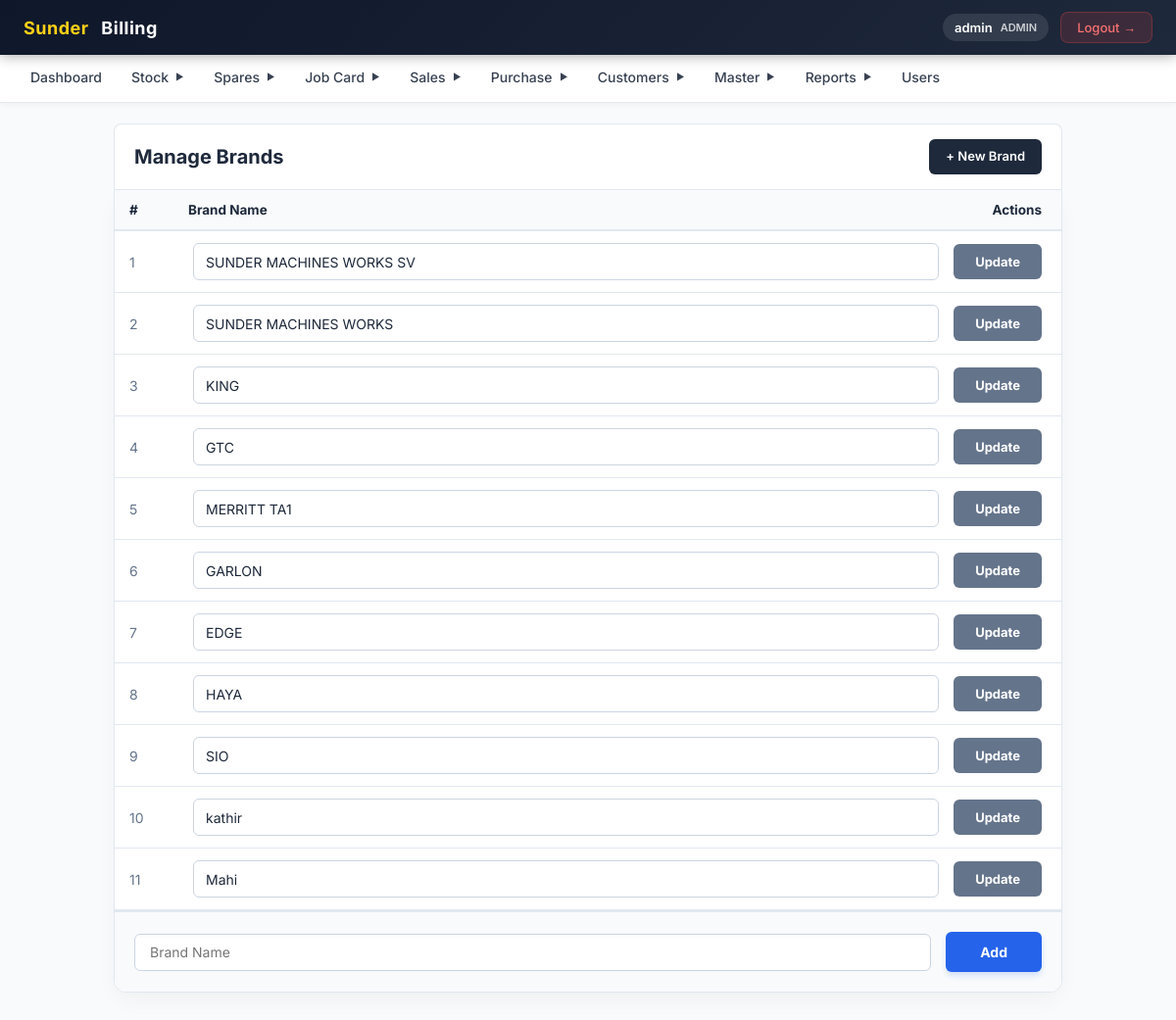
The app's page /brand/list.php (signed in), older data.
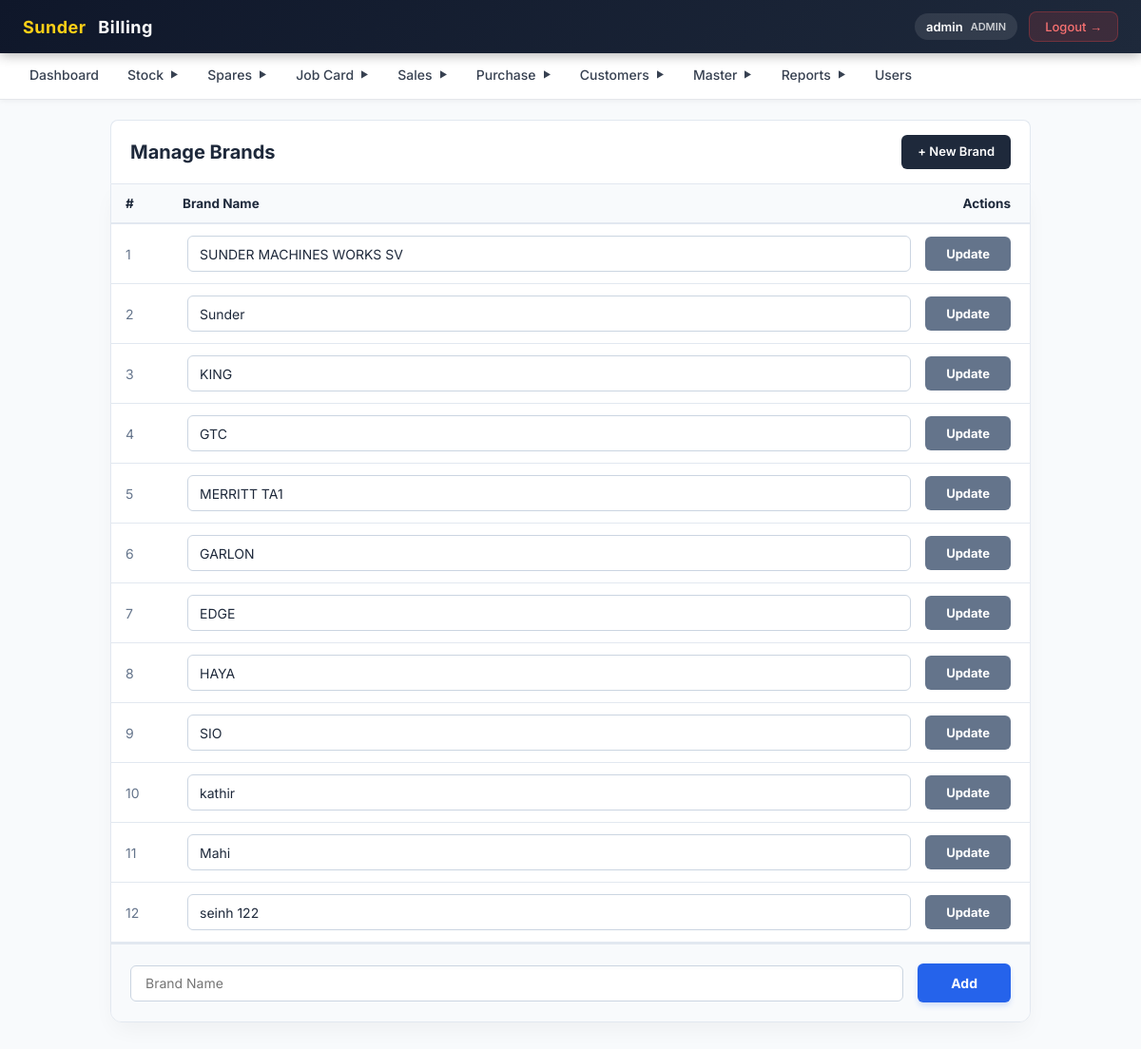
The same page, newer data.
### tables this page shows
CREATE TABLE `brand` (
  `id` bigint NOT NULL AUTO_INCREMENT,
  `createdBy` varchar(255) DEFAULT NULL,
  `createdOn` datetime(6) DEFAULT NULL,
  `modifiedBy` varchar(255) DEFAULT NULL,
  `modifiedOn` datetime(6) DEFAULT NULL,
  `brandName` varchar(255) NOT NULL,
  PRIMARY KEY (`id`),
  UNIQUE KEY `UK_8mw73aryipaafhvqpgt1ioud4` (`brandName`)
);

### brand/list.php (the view, shortened to what this page needs)
<?php
require_once("../config/db.php");
include("../includes/header.php");
$brands = mysqli_query($conn, "SELECT * FROM brand ORDER BY id ASC");
?>
<div class="erp-container" style="max-width: 1000px; width: 100%; margin: 0 auto;">
    <div class="erp-header-bar">
        <div class="erp-header-title">Manage Brands</div>
        <div class="erp-header-actions">
            <button type="button" onclick="openAddModal()" class="btn-erp btn-erp-new">+ New Brand</button>
        </div>
    </div>
    <div class="erp-table-box" style="overflow-x: auto;">
        <table class="erp-table" style="width: 100%;">
            <thead>
                <tr>
                    <th style="width: 60px; padding: 12px 15px;">#</th>
                    <th style="padding: 12px 15px;">Brand Name</th>
                    <th style="text-align: right; width: 140px; padding: 12px 20px;">Actions</th>
                </tr>
            </thead>
            <tbody>
                <?php $i = 1;
                while ($brand = mysqli_fetch_assoc($brands)): ?>
                    <tr style="border-bottom: 1px solid #f1f5f9; transition: background 0.15s;"
                        onmouseover="this.style.background='#fbfcfe'" onmouseout="this.style.background='white'">
                        <td style="padding: 12px 15px; color: #64748b; font-size: 14px; width: 60px;"><?= $i++ ?></td>
                        <td colspan="2" style="padding: 12px 20px;">
                            <form action="list.php" method="POST"
                                style="display: flex; gap: 15px; width: 100%; align-items: center;">
                                <input type="text" name="brandName" value="<?= htmlspecialchars($brand['brandName']) ?>"
                                    required
                                    style="flex: 1; min-width: 0; border: 1.5px solid #cbd5e1; border-radius: 6px; padding: 8px 12px; font-size: 14px; background: #fff; transition: 0.2s;">
                                <button type="submit"
                                    style="background: #64748b; color: #fff; border: none; padding: 10px 22px; border-radius: 6px; font-weight: 700; font-size: 13px; cursor: pointer; transition: 0.2s; flex-shrink: 0; white-space: nowrap;">Update</button>
                            </form>
                        </td>
                    </tr>
                <?php endwhile; ?>
            </tbody>
        </table>
        <div style="background: #f8fafc; padding: 20px; border-top: 2px solid #e2e8f0;">
            <form action="list.php" method="POST" style="display: flex; gap: 15px; width: 100%; align-items: center;">
                <input type="text" name="brandName" placeholder="Brand Name" required
                    style="flex: 1; min-width: 0; border: 1.5px solid #cbd5e1; border-radius: 6px; padding: 12px 15px; font-size: 14px; background: #fff; box-shadow: inset 0 2px 4px rgba(0,0,0,0.02);">
                <button type="submit"
                    style="background: #2563eb; color: #fff; border: none; padding: 12px 35px; border-radius: 6px; font-weight: 700; font-size: 14px; cursor: pointer; transition: 0.2s; flex-shrink: 0; white-space: nowrap; box-shadow: 0 4px 6px -1px rgba(37, 99, 235, 0.2);">Add</button>
            </form>
        </div>
    </div>
</div>
<?php include("../includes/footer.php"); ?>

Row changes from the older to the newer data that the page shows:
changed brand: brandName "SUNDER MACHINES WORKS" → "Sunder"
added brand: brandName "seinh 122"
